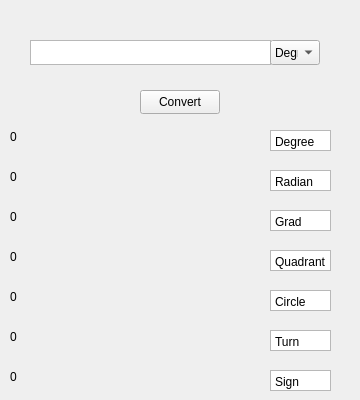
    <widget class="QWidget" name="page">
     <widget class="QPlainTextEdit" name="plainTextEdit_3">
      <property name="geometry">
       <rect>
        <x>30</x>
        <y>40</y>
        <width>241</width>
        <height>25</height>
       </rect>
      </property>
      <property name="font">
       <font>
        <family>Segoe UI</family>
        <pointsize>9</pointsize>
        <bold>true</bold>
       </font>
      </property>
      <property name="verticalScrollBarPolicy">
       <enum>Qt::ScrollBarAlwaysOff</enum>
      </property>
      <property name="horizontalScrollBarPolicy">
       <enum>Qt::ScrollBarAlwaysOff</enum>
      </property>
      <property name="plainText">
       <string/>
      </property>
     </widget>
     <widget class="QComboBox" name="comboBox1_3">
      <property name="geometry">
       <rect>
        <x>270</x>
        <y>40</y>
        <width>50</width>
        <height>25</height>
       </rect>
      </property>
      <item>
       <property name="text">
        <string>Degree</string>
       </property>
      </item>
      <item>
       <property name="text">
        <string>Radian</string>
       </property>
      </item>
      <item>
       <property name="text">
        <string>Grad</string>
       </property>
      </item>
      <item>
       <property name="text">
        <string>Sign</string>
       </property>
      </item>
      <item>
       <property name="text">
        <string>Circle</string>
       </property>
      </item>
      <item>
       <property name="text">
        <string>Turn</string>
       </property>
      </item>
      <item>
       <property name="text">
        <string>Quadrant</string>
       </property>
      </item>
     </widget>
     <widget class="QPushButton" name="pushButton1_3">
      <property name="geometry">
       <rect>
        <x>140</x>
        <y>90</y>
        <width>80</width>
        <height>24</height>
       </rect>
      </property>
      <property name="text">
       <string>Convert</string>
      </property>
     </widget>
     <widget class="QLabel" name="label_62">
      <property name="geometry">
       <rect>
        <x>10</x>
        <y>130</y>
        <width>341</width>
        <height>21</height>
       </rect>
      </property>
      <property name="lineWidth">
       <number>0</number>
      </property>
      <property name="text">
       <string>0 </string>
      </property>
      <property name="alignment">
       <set>Qt::AlignLeading|Qt::AlignLeft|Qt::AlignTop</set>
      </property>
      <property name="margin">
       <number>2</number>
      </property>
      <property name="indent">
       <number>-1</number>
      </property>
     </widget>
     <widget class="QLabel" name="label_63">
      <property name="geometry">
       <rect>
        <x>10</x>
        <y>170</y>
        <width>341</width>
        <height>21</height>
       </rect>
      </property>
      <property name="lineWidth">
       <number>0</number>
      </property>
      <property name="text">
       <string>0 </string>
      </property>
      <property name="alignment">
       <set>Qt::AlignLeading|Qt::AlignLeft|Qt::AlignTop</set>
      </property>
      <property name="margin">
       <number>2</number>
      </property>
      <property name="indent">
       <number>-1</number>
      </property>
     </widget>
     <widget class="QLabel" name="label_64">
      <property name="geometry">
       <rect>
        <x>10</x>
        <y>210</y>
        <width>341</width>
        <height>21</height>
       </rect>
      </property>
      <property name="lineWidth">
       <number>0</number>
      </property>
      <property name="text">
       <string>0 </string>
      </property>
      <property name="alignment">
       <set>Qt::AlignLeading|Qt::AlignLeft|Qt::AlignTop</set>
      </property>
      <property name="margin">
       <number>2</number>
      </property>
      <property name="indent">
       <number>-1</number>
      </property>
     </widget>
     <widget class="QLabel" name="label_65">
      <property name="geometry">
       <rect>
        <x>10</x>
        <y>250</y>
        <width>341</width>
        <height>21</height>
       </rect>
      </property>
      <property name="lineWidth">
       <number>0</number>
      </property>
      <property name="text">
       <string>0 </string>
      </property>
      <property name="alignment">
       <set>Qt::AlignLeading|Qt::AlignLeft|Qt::AlignTop</set>
      </property>
      <property name="margin">
       <number>2</number>
      </property>
      <property name="indent">
       <number>-1</number>
      </property>
     </widget>
     <widget class="QLabel" name="label_66">
      <property name="geometry">
       <rect>
        <x>10</x>
        <y>290</y>
        <width>341</width>
        <height>21</height>
       </rect>
      </property>
      <property name="lineWidth">
       <number>0</number>
      </property>
      <property name="text">
       <string>0 </string>
      </property>
      <property name="alignment">
       <set>Qt::AlignLeading|Qt::AlignLeft|Qt::AlignTop</set>
      </property>
      <property name="margin">
       <number>2</number>
      </property>
      <property name="indent">
       <number>-1</number>
      </property>
     </widget>
     <widget class="QLabel" name="label_67">
      <property name="geometry">
       <rect>
        <x>10</x>
        <y>330</y>
        <width>341</width>
        <height>21</height>
       </rect>
      </property>
      <property name="lineWidth">
       <number>0</number>
      </property>
      <property name="text">
       <string>0</string>
      </property>
      <property name="alignment">
       <set>Qt::AlignLeading|Qt::AlignLeft|Qt::AlignTop</set>
      </property>
      <property name="margin">
       <number>2</number>
      </property>
      <property name="indent">
       <number>-1</number>
      </property>
     </widget>
     <widget class="QLabel" name="label_68">
      <property name="geometry">
       <rect>
        <x>10</x>
        <y>370</y>
        <width>341</width>
        <height>21</height>
       </rect>
      </property>
      <property name="lineWidth">
       <number>0</number>
      </property>
      <property name="text">
       <string>0 </string>
      </property>
      <property name="alignment">
       <set>Qt::AlignLeading|Qt::AlignLeft|Qt::AlignTop</set>
      </property>
      <property name="margin">
       <number>2</number>
      </property>
      <property name="indent">
       <number>-1</number>
      </property>
     </widget>
     <widget class="QTextEdit" name="textEdit_50">
      <property name="geometry">
       <rect>
        <x>270</x>
        <y>210</y>
        <width>61</width>
        <height>21</height>
       </rect>
      </property>
      <property name="verticalScrollBarPolicy">
       <enum>Qt::ScrollBarAlwaysOff</enum>
      </property>
      <property name="readOnly">
       <bool>true</bool>
      </property>
      <property name="html">
       <string>&lt;!DOCTYPE HTML PUBLIC &quot;-//W3C//DTD HTML 4.0//EN&quot; &quot;http://www.w3.org/TR/REC-html40/strict.dtd&quot;&gt;
&lt;html&gt;&lt;head&gt;&lt;meta name=&quot;qrichtext&quot; content=&quot;1&quot; /&gt;&lt;meta charset=&quot;utf-8&quot; /&gt;&lt;style type=&quot;text/css&quot;&gt;
p, li { white-space: pre-wrap; }
hr { height: 1px; border-width: 0; }
li.unchecked::marker { content: &quot;\2610&quot;; }
li.checked::marker { content: &quot;\2612&quot;; }
&lt;/style&gt;&lt;/head&gt;&lt;body style=&quot; font-family:'Segoe UI'; font-size:9pt; font-weight:400; font-style:normal;&quot;&gt;
&lt;p style=&quot; margin-top:0px; margin-bottom:0px; margin-left:0px; margin-right:0px; -qt-block-indent:0; text-indent:0px;&quot;&gt;Grad&lt;/p&gt;&lt;/body&gt;&lt;/html&gt;</string>
      </property>
     </widget>
     <widget class="QTextEdit" name="textEdit_51">
      <property name="geometry">
       <rect>
        <x>270</x>
        <y>370</y>
        <width>61</width>
        <height>21</height>
       </rect>
      </property>
      <property name="verticalScrollBarPolicy">
       <enum>Qt::ScrollBarAlwaysOff</enum>
      </property>
      <property name="readOnly">
       <bool>true</bool>
      </property>
      <property name="html">
       <string>&lt;!DOCTYPE HTML PUBLIC &quot;-//W3C//DTD HTML 4.0//EN&quot; &quot;http://www.w3.org/TR/REC-html40/strict.dtd&quot;&gt;
&lt;html&gt;&lt;head&gt;&lt;meta name=&quot;qrichtext&quot; content=&quot;1&quot; /&gt;&lt;meta charset=&quot;utf-8&quot; /&gt;&lt;style type=&quot;text/css&quot;&gt;
p, li { white-space: pre-wrap; }
hr { height: 1px; border-width: 0; }
li.unchecked::marker { content: &quot;\2610&quot;; }
li.checked::marker { content: &quot;\2612&quot;; }
&lt;/style&gt;&lt;/head&gt;&lt;body style=&quot; font-family:'Segoe UI'; font-size:9pt; font-weight:400; font-style:normal;&quot;&gt;
&lt;p style=&quot; margin-top:0px; margin-bottom:0px; margin-left:0px; margin-right:0px; -qt-block-indent:0; text-indent:0px;&quot;&gt;Sign&lt;/p&gt;&lt;/body&gt;&lt;/html&gt;</string>
      </property>
     </widget>
     <widget class="QTextEdit" name="textEdit_52">
      <property name="geometry">
       <rect>
        <x>270</x>
        <y>290</y>
        <width>61</width>
        <height>21</height>
       </rect>
      </property>
      <property name="verticalScrollBarPolicy">
       <enum>Qt::ScrollBarAlwaysOff</enum>
      </property>
      <property name="readOnly">
       <bool>true</bool>
      </property>
      <property name="html">
       <string>&lt;!DOCTYPE HTML PUBLIC &quot;-//W3C//DTD HTML 4.0//EN&quot; &quot;http://www.w3.org/TR/REC-html40/strict.dtd&quot;&gt;
&lt;html&gt;&lt;head&gt;&lt;meta name=&quot;qrichtext&quot; content=&quot;1&quot; /&gt;&lt;meta charset=&quot;utf-8&quot; /&gt;&lt;style type=&quot;text/css&quot;&gt;
p, li { white-space: pre-wrap; }
hr { height: 1px; border-width: 0; }
li.unchecked::marker { content: &quot;\2610&quot;; }
li.checked::marker { content: &quot;\2612&quot;; }
&lt;/style&gt;&lt;/head&gt;&lt;body style=&quot; font-family:'Segoe UI'; font-size:9pt; font-weight:400; font-style:normal;&quot;&gt;
&lt;p style=&quot; margin-top:0px; margin-bottom:0px; margin-left:0px; margin-right:0px; -qt-block-indent:0; text-indent:0px;&quot;&gt;Circle&lt;/p&gt;&lt;/body&gt;&lt;/html&gt;</string>
      </property>
     </widget>
     <widget class="QTextEdit" name="textEdit_53">
      <property name="geometry">
       <rect>
        <x>270</x>
        <y>170</y>
        <width>61</width>
        <height>21</height>
       </rect>
      </property>
      <property name="verticalScrollBarPolicy">
       <enum>Qt::ScrollBarAlwaysOff</enum>
      </property>
      <property name="readOnly">
       <bool>true</bool>
      </property>
      <property name="html">
       <string>&lt;!DOCTYPE HTML PUBLIC &quot;-//W3C//DTD HTML 4.0//EN&quot; &quot;http://www.w3.org/TR/REC-html40/strict.dtd&quot;&gt;
&lt;html&gt;&lt;head&gt;&lt;meta name=&quot;qrichtext&quot; content=&quot;1&quot; /&gt;&lt;meta charset=&quot;utf-8&quot; /&gt;&lt;style type=&quot;text/css&quot;&gt;
p, li { white-space: pre-wrap; }
hr { height: 1px; border-width: 0; }
li.unchecked::marker { content: &quot;\2610&quot;; }
li.checked::marker { content: &quot;\2612&quot;; }
&lt;/style&gt;&lt;/head&gt;&lt;body style=&quot; font-family:'Segoe UI'; font-size:9pt; font-weight:400; font-style:normal;&quot;&gt;
&lt;p style=&quot; margin-top:0px; margin-bottom:0px; margin-left:0px; margin-right:0px; -qt-block-indent:0; text-indent:0px;&quot;&gt;Radian&lt;/p&gt;&lt;/body&gt;&lt;/html&gt;</string>
      </property>
     </widget>
     <widget class="QTextEdit" name="textEdit_54">
      <property name="geometry">
       <rect>
        <x>270</x>
        <y>250</y>
        <width>61</width>
        <height>21</height>
       </rect>
      </property>
      <property name="verticalScrollBarPolicy">
       <enum>Qt::ScrollBarAlwaysOff</enum>
      </property>
      <property name="readOnly">
       <bool>true</bool>
      </property>
      <property name="html">
       <string>&lt;!DOCTYPE HTML PUBLIC &quot;-//W3C//DTD HTML 4.0//EN&quot; &quot;http://www.w3.org/TR/REC-html40/strict.dtd&quot;&gt;
&lt;html&gt;&lt;head&gt;&lt;meta name=&quot;qrichtext&quot; content=&quot;1&quot; /&gt;&lt;meta charset=&quot;utf-8&quot; /&gt;&lt;style type=&quot;text/css&quot;&gt;
p, li { white-space: pre-wrap; }
hr { height: 1px; border-width: 0; }
li.unchecked::marker { content: &quot;\2610&quot;; }
li.checked::marker { content: &quot;\2612&quot;; }
&lt;/style&gt;&lt;/head&gt;&lt;body style=&quot; font-family:'Segoe UI'; font-size:9pt; font-weight:400; font-style:normal;&quot;&gt;
&lt;p style=&quot; margin-top:0px; margin-bottom:0px; margin-left:0px; margin-right:0px; -qt-block-indent:0; text-indent:0px;&quot;&gt;Quadrant&lt;/p&gt;
&lt;p style=&quot;-qt-paragraph-type:empty; margin-top:0px; margin-bottom:0px; margin-left:0px; margin-right:0px; -qt-block-indent:0; text-indent:0px;&quot;&gt;&lt;br /&gt;&lt;/p&gt;&lt;/body&gt;&lt;/html&gt;</string>
      </property>
     </widget>
     <widget class="QTextEdit" name="textEdit_55">
      <property name="geometry">
       <rect>
        <x>270</x>
        <y>330</y>
        <width>61</width>
        <height>21</height>
       </rect>
      </property>
      <property name="verticalScrollBarPolicy">
       <enum>Qt::ScrollBarAlwaysOff</enum>
      </property>
      <property name="readOnly">
       <bool>true</bool>
      </property>
      <property name="html">
       <string>&lt;!DOCTYPE HTML PUBLIC &quot;-//W3C//DTD HTML 4.0//EN&quot; &quot;http://www.w3.org/TR/REC-html40/strict.dtd&quot;&gt;
&lt;html&gt;&lt;head&gt;&lt;meta name=&quot;qrichtext&quot; content=&quot;1&quot; /&gt;&lt;meta charset=&quot;utf-8&quot; /&gt;&lt;style type=&quot;text/css&quot;&gt;
p, li { white-space: pre-wrap; }
hr { height: 1px; border-width: 0; }
li.unchecked::marker { content: &quot;\2610&quot;; }
li.checked::marker { content: &quot;\2612&quot;; }
&lt;/style&gt;&lt;/head&gt;&lt;body style=&quot; font-family:'Segoe UI'; font-size:9pt; font-weight:400; font-style:normal;&quot;&gt;
&lt;p style=&quot; margin-top:0px; margin-bottom:0px; margin-left:0px; margin-right:0px; -qt-block-indent:0; text-indent:0px;&quot;&gt;Turn&lt;/p&gt;&lt;/body&gt;&lt;/html&gt;</string>
      </property>
     </widget>
     <widget class="QTextEdit" name="textEdit_56">
      <property name="geometry">
       <rect>
        <x>270</x>
        <y>130</y>
        <width>61</width>
        <height>21</height>
       </rect>
      </property>
      <property name="verticalScrollBarPolicy">
       <enum>Qt::ScrollBarAlwaysOff</enum>
      </property>
      <property name="readOnly">
       <bool>true</bool>
      </property>
      <property name="html">
       <string>&lt;!DOCTYPE HTML PUBLIC &quot;-//W3C//DTD HTML 4.0//EN&quot; &quot;http://www.w3.org/TR/REC-html40/strict.dtd&quot;&gt;
&lt;html&gt;&lt;head&gt;&lt;meta name=&quot;qrichtext&quot; content=&quot;1&quot; /&gt;&lt;meta charset=&quot;utf-8&quot; /&gt;&lt;style type=&quot;text/css&quot;&gt;
p, li { white-space: pre-wrap; }
hr { height: 1px; border-width: 0; }
li.unchecked::marker { content: &quot;\2610&quot;; }
li.checked::marker { content: &quot;\2612&quot;; }
&lt;/style&gt;&lt;/head&gt;&lt;body style=&quot; font-family:'Segoe UI'; font-size:9pt; font-weight:400; font-style:normal;&quot;&gt;
&lt;p style=&quot; margin-top:0px; margin-bottom:0px; margin-left:0px; margin-right:0px; -qt-block-indent:0; text-indent:0px;&quot;&gt;Degree&lt;/p&gt;&lt;/body&gt;&lt;/html&gt;</string>
      </property>
     </widget>
    </widget>
